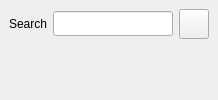
      <widget class="QWidget" name="page_catalogue">
       <layout class="QVBoxLayout" name="verticalLayout_catalogue">
        <property name="spacing">
         <number>0</number>
        </property>
        <property name="leftMargin">
         <number>0</number>
        </property>
        <property name="topMargin">
         <number>0</number>
        </property>
        <property name="rightMargin">
         <number>0</number>
        </property>
        <property name="bottomMargin">
         <number>0</number>
        </property>
        <item alignment="Qt::AlignLeft|Qt::AlignTop">
         <widget class="QFrame" name="frame_catalogue_options">
          <property name="frameShape">
           <enum>QFrame::NoFrame</enum>
          </property>
          <property name="frameShadow">
           <enum>QFrame::Plain</enum>
          </property>
          <property name="lineWidth">
           <number>0</number>
          </property>
          <layout class="QHBoxLayout" name="horizontalLayout">
           <item>
            <widget class="QLabel" name="label_4">
             <property name="minimumSize">
              <size>
               <width>0</width>
               <height>25</height>
              </size>
             </property>
             <property name="maximumSize">
              <size>
               <width>16777215</width>
               <height>25</height>
              </size>
             </property>
             <property name="text">
              <string>Search</string>
             </property>
            </widget>
           </item>
           <item>
            <widget class="QLineEdit" name="lineEdit_catalogue_search">
             <property name="minimumSize">
              <size>
               <width>120</width>
               <height>25</height>
              </size>
             </property>
             <property name="maximumSize">
              <size>
               <width>120</width>
               <height>25</height>
              </size>
             </property>
            </widget>
           </item>
           <item>
            <widget class="QPushButton" name="pushButton_clear_catalogue_search">
             <property name="minimumSize">
              <size>
               <width>30</width>
               <height>30</height>
              </size>
             </property>
             <property name="maximumSize">
              <size>
               <width>30</width>
               <height>30</height>
              </size>
             </property>
             <property name="text">
              <string/>
             </property>
            </widget>
           </item>
          </layout>
         </widget>
        </item>
        <item>
         <widget class="QFrame" name="frame_catalogue">
          <property name="frameShape">
           <enum>QFrame::NoFrame</enum>
          </property>
          <property name="frameShadow">
           <enum>QFrame::Plain</enum>
          </property>
          <property name="lineWidth">
           <number>0</number>
          </property>
          <layout class="QVBoxLayout" name="verticalLayout_frame_catalogue">
           <property name="spacing">
            <number>0</number>
           </property>
           <property name="leftMargin">
            <number>0</number>
           </property>
           <property name="topMargin">
            <number>0</number>
           </property>
           <property name="rightMargin">
            <number>0</number>
           </property>
           <property name="bottomMargin">
            <number>0</number>
           </property>
          </layout>
         </widget>
        </item>
       </layout>
      </widget>
